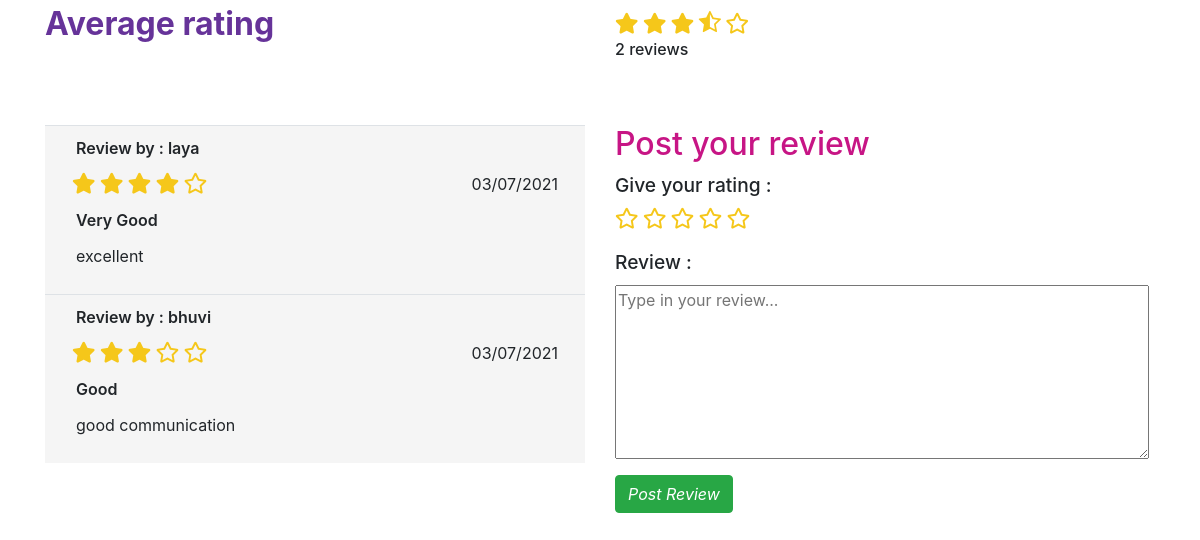
The app's page /review/20 (signed in) with its own data.
### accounts/models.py (models this page shows, shortened)
class Tutor(models.Model):
    tutor=models.ForeignKey(MyUser, on_delete=models.CASCADE, unique=True)
    Highest_Qual=models.CharField(max_length=255,default="")
    teach=models.CharField(max_length=255,default="")
    subjects=models.CharField(max_length=255,default="")
    travel=models.CharField(max_length=255,default="")
    mode=models.CharField(max_length=255,default="")
    state=models.CharField(max_length=255,default="")
    fees=models.IntegerField(default=0)
    gender=models.CharField(default="",max_length=12)
    slots=models.CharField(default="",max_length=255)
    experience=models.IntegerField(default=0)
    mapurl=models.URLField(max_length=200,default="")
    favourite=models.ManyToManyField(MyUser,related_name='favourite',blank=True)
    is_favourite=models.BooleanField(default=False)
    is_verified=models.BooleanField(default=False)
    meeting=models.URLField(max_length=200,default="")
    video=models.FileField(upload_to='videos/',default="")
    def get_rating(self):
        total=sum(int(review['stars']) for review in self.reviews.values())
        print(self.reviews.count())
        if(self.reviews.count()!=0):
            return total / self.reviews.count()
        else:
            return 0
    def get_count(self):
        return self.reviews.count()

class Review(models.Model):
    tut=models.ForeignKey(Tutor,related_name='reviews',on_delete=models.CASCADE)
    user=models.ForeignKey(MyUser,related_name='reviews',on_delete=models.CASCADE)
    title=models.CharField(max_length=200,default="")
    content=models.TextField()
    stars=models.IntegerField()
    date_added=models.DateTimeField(auto_now_add=True)

class MyUser(AbstractUser):
    is_tutor=models.BooleanField(default=False)
    is_student=models.BooleanField(default=False)
    phn_num=models.CharField(max_length=12,default="")
    locality=models.CharField(max_length=255,default="")

### accounts/views.py (the view, shortened to what this page needs)
# urls.py: path('review/<int:my_id>',views.reviewView,name="review"),
@login_required(login_url='login')
def reviewView(request,my_id):
    if request.user.is_authenticated:
        try:
            tut=Tutor.objects.get(id=my_id)
        except tut.DoesNotExist:
            raise Http404
        if request.method== 'POST':
                context={}
                stars=request.POST['rate']
                content=request.POST.get('content')
                if(stars=="1"):
                    title="Bad"
                if(stars=="2"):
                    title="Not Bad"
                if(stars=="3"):
                    title="Good"
                if(stars=="4"):
                    title="Very Good"
                if(stars=="5"):
                    title="Excellent"
                try:
                    if(Review.objects.get(tut=tut,user=request.user)):
                        review=Review.objects.get(tut=tut,user=request.user)
                        review.title=title
                        review.content=content
                        review.stars=stars
                        review.save()
                        mesg="Changes Saved"
                except:
                    review=Review(tut=tut,user=request.user,title=title,content=content,stars=stars)
                    review.save()
                    mesg="Submitted review successfully"
                content=review.content
                title=review.title
                stars=int(review.stars)
                starslist=[0,0,0,0,0]
                for i in range(0,stars):
                        starslist[i]=1
                context={'tut':tut,'content':content,'title':title,'mesg':mesg,'stars':stars,"starslist":starslist}
                return render(request,'review.html',context)
        else:
            context={}
            content=""
            title=""
            stars=0
            starslist=[0,0,0,0,0]
            try:
                return render(request,'review.html',context)
            except:
                context={'tut':tut,'content':content,'title':title,'stars':stars,"starslist":starslist}
                return render(request,'review.html',context)
    else:
        return redirect('login')

### accounts/templates/review.html (shortened to what this page needs)
<head>
    <link rel="stylesheet" href="https://use.fontawesome.com/releases/v5.3.1/css/all.css">
    <link rel="stylesheet" href="https://cdnjs.cloudflare.com/ajax/libs/font-awesome/4.7.0/css/font-awesome.min.css">
    <link rel="stylesheet" href="https://cdn.jsdelivr.net/npm/bootstrap@4.6.0/dist/css/bootstrap.min.css">
    <link rel="stylesheet" href="https://cdnjs.cloudflare.com/ajax/libs/bootstrap-select/1.13.1/css/bootstrap-select.css" />
</head>
<body>
    <div class="container">
        <div class="row">
            <div class="col">
                <p class="p1">Average rating</p>
            </div>
            <div class="col" style="margin-top: 10px;">
                <div class="control">
                    {% if tut.get_rating == 0 %}
                    <i class="r far fa-star"></i>
                    <i class="r far fa-star"></i>
                    <i class="r far fa-star"></i>
                    <i class="r far fa-star"></i>
                    <i class="r far fa-star"></i>
                    {% else %}
                    {% if tut.get_rating > 0 %}
                    {% if tut.get_rating > 0 and 1 > tut.get_rating %}
                    <i class="star2 fa fa-star-half-o"></i>
                    {% else %}
                    <i class="r fas fa-star"></i>
                    {% endif %}
                    {% else %}
                    <i class="r far fa-star"></i>
                    {% endif %}
                    {% if tut.get_rating > 1 %}
                    {% if tut.get_rating > 1 and 2 > tut.get_rating %}
                    <i class="star2 fa fa-star-half-o"></i>
                    {% else %}
                    <i class="r fas fa-star"></i>
                    {% endif %}
                    {% else %}
                    <i class="r far fa-star"></i>
                    {% endif %}
                    {% if tut.get_rating > 2 %}
                    {% if tut.get_rating > 2 and 3 > tut.get_rating %}
                    <i class="star2 fa fa-star-half-o"></i>
                    {% else %}
                    <i class="r fas fa-star"></i>
                    {% endif %}
                    {% else %}
                    <i class="r far fa-star"></i>
                    {% endif %}
                    {% if tut.get_rating > 3 %}
                    {% if tut.get_rating > 3 and 4 > tut.get_rating %}
                    <i class="star2 fa fa-star-half-o"></i>
                    {% else %}
                    <i class="r fas fa-star"></i>
                    {% endif %}
                    {% else %}
                    <i class="r far fa-star"></i>
                    {% endif %}
                    {% if tut.get_rating > 4 %}
                    {% if tut.get_rating > 4 and 5 > tut.get_rating %}
                    <i class="star2 fa fa-star-half-o"></i>
                    {% else %}
                    <i class="r fas fa-star"></i>
                    {% endif %}
                    {% else %}
                    <i class="r far fa-star"></i>
                    {% endif %}
                     {% endif %}
                </div>
                <p style="font-weight: 500;">{{tut.get_count}} reviews</p>
            </div>
        </div>
        <br><br>
        <div class="row">
            <div class="col">
                <table class="table">
                    {% for review in tut.reviews.all %}
                    <tr>
                        <td>
                            <div class="container">
                                <div class="row name">
                                    <p class="p2">Review by : {{review.user.username}}</p>
                                </div>
                                <div class="row">
                                    <div class="col">
                                        <div class="control">
                                            {% if review.stars == 3 %}
                                            <i class="r fas fa-star"></i>
                                            <i class="r fas fa-star"></i>
                                            <i class="r fas fa-star"></i>
                                            <i class="r far fa-star"></i>
                                            <i class="r far fa-star"></i>
                                            {% endif %}
                                            {% if review.stars == 4 %}
                                            <i class="r fas fa-star"></i>
                                            <i class="r fas fa-star"></i>
                                            <i class="r fas fa-star"></i>
                                            <i class="r fas fa-star"></i>
                                            <i class="r far fa-star"></i>
                                            {% endif %}
                                        </div>
                                    </div>
                                    <div class="col" style="text-align: right;">
                                        <p>{{review.date_added|date:"d/m/Y"}}</p>
                                    </div>
                                </div>
                                <div class="row name">
                                    <p class="p2">{{review.title}}</p>
                                </div>
                                <div class="row name">
                                    <p>{{review.content}}</p>
                                </div>
                            </div>
                        </td>
                    </tr>
                    {% empty %}
                    <div class="notification">
                        No Reviews yet..
                    </div>
                    {% endfor %}
                </table>
            </div>
            <div class="col">
                {% if request.user.is_authenticated %}
                <div>
                    <form method="POST" action="">
                        <h2 style="color: mediumvioletred;">Post your review</h2>
                        <div class="form-group">
                            <label class="lab">
                                Give your rating :
                            </label>
                            <div class="control">
                                {% for i in starslist %}
                                {% if i == 1 %}
                                <i class="rating__star fas fa-star"></i>
                                {% else %}
                                <i class="rating__star far fa-star"></i>
                                {% endif %}
                                {% endfor %}
                            </div>
                        </div>
                        <div class="form-group">
                            <label class="lab">Review : </label>
                            <div class="control">
                                <textarea rows="7" cols="50" placeholder="Type in your review..." name="content">{{content}}</textarea>
                            </div>
                        </div>
                        <div class="form-group">
                            <div class="control ab">
                                <button type="submit" class="btn btn-success"><i>Post Review</i></button>
                            </div>
                        </div>
                    </form>
                </div>
                {% endif %}
            </div>
        </div>
    </div>
</body>

### accounts/templates/review.html (style rules this page uses)
body { height: 100vh; width: 100vw; place-items: center; }
.container { height: 100%; width: 100%; }
.rating__star { font-size: 1.3em; cursor: pointer; color: #f5c71a; transition: filter linear .3s; }
.r { font-size: 1.3em; color: #f5c71a; }
.lab { font-weight: 500; font-size: 120%; }
.name { margin-left: 4px; }
.p1 { font-size: 200%; font-weight: bold; color: rebeccapurple; }
.p2 { font-weight: 600; }
table { background-color: whitesmoke; }
.star2 { font-size: 1.5em; color: #f5c71a; }

### records on screen
Tutor: get_count "2"
Review: user.username "laya", stars 4 (drawn), date_added "03/07/2021", title "Very Good", content "excellent"
Review: user.username "bhuvi", stars 3 (drawn), date_added "03/07/2021", title "Good", content "good communication"
